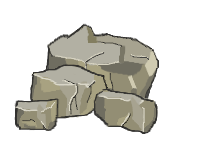
#> input picture Educational_Kiosk-master/PrototypeGame/Assets/Limestone_New.png, 200 x 150 px
$ python -i image_changes.py   (imports and definitions only)
#> lines starting #> are read from the running program, lines starting #| are printed output that depends on the picture
# This script, never used to run the game, only used to modify graphics files with
# original filters.  Might not be necessary going forward, outside the 'nighten_image'
# feature, which makes a night-appearance with the _night name convention for any
# file sent.

# Like pygame, this is not a standard module. It can be downloaded via pip
from PIL import Image # Limited imports
import os

def grab_graphic(*filename): # Still graphics belong in the "Assets" folder.
    return os.path.join('PrototypeGame','Assets',*filename)

# [21 lines left out: function lighten_image, not called in this run]

def nightenImage(path):
    oldimage = Image.open(path)
    pathname = str(path)
    imagename = pathname[:-4]
    newimage = Image.new(oldimage.mode,oldimage.size)
    if oldimage.mode == "RGBA":
        for x in range(oldimage.size[0]):
            for y in range(oldimage.size[1]):
                oldpixel = oldimage.getpixel((x,y))
                newpixel = (int(oldpixel[0]/2), int(oldpixel[1]/2), int(oldpixel[2]/2), oldpixel[3])
                newimage.putpixel((x,y),newpixel)
        newimage.save(os.path.join(imagename + '_Night.png'))
    elif oldimage.mode == "RGB":
        for x in range(oldimage.size[0]):
            for y in range(oldimage.size[1]):
                oldpixel = oldimage.getpixel((x,y))
                newpixel = (int(oldpixel[0]/2), int(oldpixel[1]/2), int(oldpixel[2]/2))
                newimage.putpixel((x,y),newpixel)
        newimage.save(os.path.join(imagename + '_Night.jpg'))

def reopacity(streampath): # Turns white pixels to opaque pixels.
#> called with streampath = 'Assets/Limestone_New.png'
    oldimage = Image.open(streampath)
#> oldimage is the input picture: PIL image 200x150 RGBA; mean R, G, B, A 54.2, 52.9, 46.2, 92.4
    newimage = Image.new("RGBA",oldimage.size)
#> newimage: PIL image 200x150 RGBA; every value is 0
    for x in range(oldimage.size[0]):
        for y in range(oldimage.size[1]):
            oldpixel = oldimage.getpixel((x,y))
            if oldpixel[0] + oldpixel[1] + oldpixel[2] > 730:
                newpixel = (0,0,0,0)
            else:
                newpixel = (oldpixel[0],oldpixel[1],oldpixel[2],255)
            newimage.putpixel((x,y),newpixel)
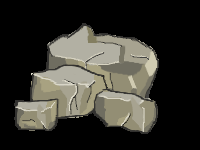
#> newimage: PIL image 200x150 RGBA; mean R, G, B, A 54.2, 52.9, 46.2, 255
    newimage.save(streampath)
    nightenImage(streampath)
#> after the loop in nightenImage, `for x in range(oldimage.size[0]):`:
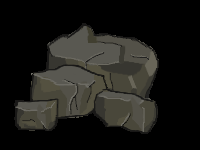
#> newimage: PIL image 200x150 RGBA; mean R, G, B, A 27, 26.4, 23, 255

# [74 lines left out: functions fallTree, completeTree, nopacity, nopacity2, not called in this run]

# [22 lines of commented-out code are left out]

# [1 line not run here, left out]

>>> result = reopacity('Assets/Limestone_New.png')

$ run again, on Educational_Kiosk-master/PrototypeGame/Assets/oak_tree.png
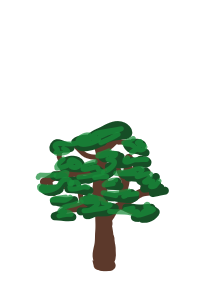
#> input picture Educational_Kiosk-master/PrototypeGame/Assets/oak_tree.png, 200 x 300 px
#> in reopacity, oldimage is the input picture: PIL image 200x300 RGBA; mean R, G, B, A 6.4, 16.2, 7.8, 40.1
#> after the loop in reopacity, `for x in range(oldimage.size[0]):`:
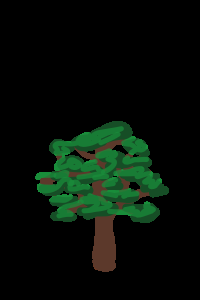
#> newimage: PIL image 200x300 RGBA; mean R, G, B, A 6.4, 16.2, 7.8, 255
#> after the loop in nightenImage, `for x in range(oldimage.size[0]):`:
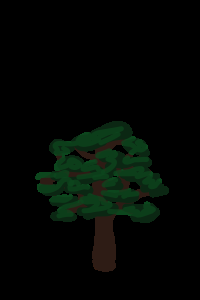
#> newimage: PIL image 200x300 RGBA; mean R, G, B, A 3.2, 8.1, 3.8, 255

$ run again, on Educational_Kiosk-master/PrototypeGame/Assets/pine_tree.png
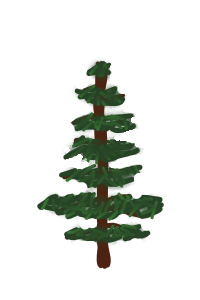
#> input picture Educational_Kiosk-master/PrototypeGame/Assets/pine_tree.png, 200 x 300 px
#> in reopacity, oldimage is the input picture: PIL image 200x300 RGBA; mean R, G, B, A 8.4, 13, 6.7, 39.3
#> after the loop in reopacity, `for x in range(oldimage.size[0]):`:
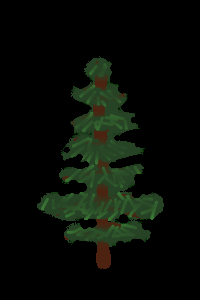
#> newimage: PIL image 200x300 RGBA; mean R, G, B, A 8.4, 13, 6.7, 255
#> after the loop in nightenImage, `for x in range(oldimage.size[0]):`:
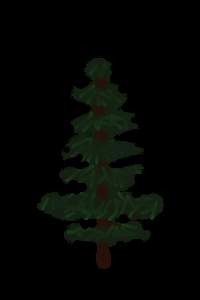
#> newimage: PIL image 200x300 RGBA; mean R, G, B, A 4.1, 6.4, 3.3, 255
